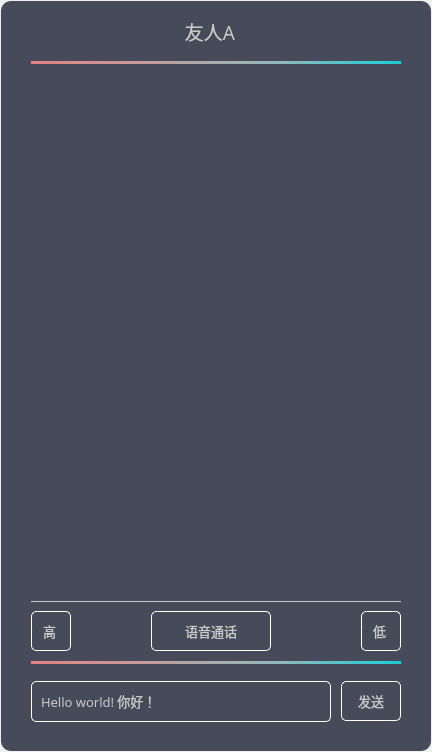
<?xml version="1.0" encoding="UTF-8"?>
<ui version="4.0">
 <class>ChatForm</class>
 <widget class="QWidget" name="ChatForm">
  <property name="geometry">
   <rect>
    <x>0</x>
    <y>0</y>
    <width>432</width>
    <height>752</height>
   </rect>
  </property>
  <property name="windowTitle">
   <string>Form</string>
  </property>
  <widget class="QWidget" name="widget" native="true">
   <property name="geometry">
    <rect>
     <x>1</x>
     <y>1</y>
     <width>430</width>
     <height>750</height>
    </rect>
   </property>
   <property name="styleSheet">
    <string notr="true">
	background-color:#474a59;
	border-radius:10px;</string>
   </property>
   <widget class="QLabel" name="friendName">
    <property name="geometry">
     <rect>
      <x>109</x>
      <y>0</y>
      <width>200</width>
      <height>60</height>
     </rect>
    </property>
    <property name="font">
     <font>
      <family>等线</family>
      <pointsize>14</pointsize>
     </font>
    </property>
    <property name="styleSheet">
     <string notr="true">color:#c9c9c9;</string>
    </property>
    <property name="text">
     <string>友人A</string>
    </property>
    <property name="alignment">
     <set>Qt::AlignCenter</set>
    </property>
   </widget>
   <widget class="QPlainTextEdit" name="inputEdit">
    <property name="geometry">
     <rect>
      <x>30</x>
      <y>680</y>
      <width>300</width>
      <height>41</height>
     </rect>
    </property>
    <property name="font">
     <font>
      <family>等线</family>
      <pointsize>10</pointsize>
     </font>
    </property>
    <property name="styleSheet">
     <string notr="true">#inputEdit
{
	border-radius: 5px;
	border:1px solid #fff;
	color:#c9c9c9;
	padding:5px
}
#inputEdit:selected
{
	background-color:#fff;
}</string>
    </property>
    <property name="plainText">
     <string>Hello world! 你好！</string>
    </property>
   </widget>
   <widget class="QPushButton" name="sendBtn">
    <property name="geometry">
     <rect>
      <x>340</x>
      <y>680</y>
      <width>60</width>
      <height>40</height>
     </rect>
    </property>
    <property name="font">
     <font>
      <family>等线</family>
      <pointsize>10</pointsize>
     </font>
    </property>
    <property name="styleSheet">
     <string notr="true">#sendBtn
{
	border-radius:5px;
	border:1px solid #fff;
	color:#c9c9c9;
    
}
#sendBtn:hover
{
	background:#fff;
	color:#000;
}</string>
    </property>
    <property name="text">
     <string>发送</string>
    </property>
   </widget>
   <widget class="QPushButton" name="closeBtn">
    <property name="enabled">
     <bool>true</bool>
    </property>
    <property name="geometry">
     <rect>
      <x>380</x>
      <y>10</y>
      <width>40</width>
      <height>40</height>
     </rect>
    </property>
    <property name="styleSheet">
     <string notr="true">#closeBtn{

            border-radius: 5px;
}
#closeBtn:hover
{
            background-color: rgba(255,255,255,.3);
}
</string>
    </property>
    <property name="text">
     <string/>
    </property>
    <property name="icon">
     <iconset resource="res.qrc">
      <normaloff>:/Asserts/icons/close.svg</normaloff>:/Asserts/icons/close.svg</iconset>
    </property>
    <property name="autoDefault">
     <bool>false</bool>
    </property>
    <property name="flat">
     <bool>true</bool>
    </property>
   </widget>
   <widget class="QPushButton" name="miniBtn">
    <property name="geometry">
     <rect>
      <x>340</x>
      <y>10</y>
      <width>40</width>
      <height>40</height>
     </rect>
    </property>
    <property name="styleSheet">
     <string notr="true">#miniBtn{

            border-radius: 5px;
}
#miniBtn:hover
{
            background-color: rgba(255,255,255,.3);
}
</string>
    </property>
    <property name="text">
     <string/>
    </property>
    <property name="icon">
     <iconset resource="res.qrc">
      <normaloff>:/Asserts/icons/minimize.svg</normaloff>:/Asserts/icons/minimize.svg</iconset>
    </property>
    <property name="flat">
     <bool>true</bool>
    </property>
   </widget>
   <widget class="QListWidget" name="listWidget">
    <property name="geometry">
     <rect>
      <x>20</x>
      <y>80</y>
      <width>390</width>
      <height>511</height>
     </rect>
    </property>
    <property name="verticalScrollBarPolicy">
     <enum>Qt::ScrollBarAlwaysOff</enum>
    </property>
    <property name="horizontalScrollBarPolicy">
     <enum>Qt::ScrollBarAlwaysOff</enum>
    </property>
   </widget>
   <widget class="QLabel" name="underLine_2">
    <property name="geometry">
     <rect>
      <x>30</x>
      <y>660</y>
      <width>370</width>
      <height>3</height>
     </rect>
    </property>
    <property name="styleSheet">
     <string notr="true">#underLine_2
{
    background-color:qlineargradient(spread:pad, x1:0, y1:0, x2:1, y2:0, stop:0  #e38283 ,stop:0.33 #c19f9e, stop:0.67 #91b8bb,stop:1 #1bced8);

}</string>
    </property>
    <property name="text">
     <string/>
    </property>
   </widget>
   <widget class="QLabel" name="underLine">
    <property name="geometry">
     <rect>
      <x>30</x>
      <y>60</y>
      <width>370</width>
      <height>3</height>
     </rect>
    </property>
    <property name="styleSheet">
     <string notr="true">#underLine
{
    background-color:qlineargradient(spread:pad, x1:0, y1:0, x2:1, y2:0, stop:0  #e38283 ,stop:0.33 #c19f9e, stop:0.67 #91b8bb,stop:1 #1bced8);

}</string>
    </property>
    <property name="text">
     <string/>
    </property>
   </widget>
   <widget class="QWidget" name="voiceChatWidget" native="true">
    <property name="geometry">
     <rect>
      <x>30</x>
      <y>600</y>
      <width>370</width>
      <height>60</height>
     </rect>
    </property>
    <property name="styleSheet">
     <string notr="true">#voiceChatWidget
{
	background-color:transparent;
	border-radius:0px;
	border-top:1px solid #c9c9c9;
}</string>
    </property>
    <widget class="QRadioButton" name="highVBtn">
     <property name="geometry">
      <rect>
       <x>0</x>
       <y>10</y>
       <width>40</width>
       <height>40</height>
      </rect>
     </property>
     <property name="font">
      <font>
       <family>等线</family>
       <pointsize>10</pointsize>
      </font>
     </property>
     <property name="styleSheet">
      <string notr="true">#highVBtn::indicator
{
	width:0;
}
#highVBtn
{
	border-radius:5px;
	color:#c9c9c9;
	padding-left:5px;
}
#highVBtn::unchecked
{
	border:1px solid #fff;
}
#highVBtn::checked
{
	border:3px solid #fff;
	background-color:#fff;
	color:#000;
}</string>
     </property>
     <property name="text">
      <string>高</string>
     </property>
    </widget>
    <widget class="QRadioButton" name="lowVBtn">
     <property name="geometry">
      <rect>
       <x>330</x>
       <y>10</y>
       <width>40</width>
       <height>40</height>
      </rect>
     </property>
     <property name="font">
      <font>
       <family>等线</family>
       <pointsize>10</pointsize>
      </font>
     </property>
     <property name="styleSheet">
      <string notr="true">#lowVBtn::indicator
{
	width:0;
}
#lowVBtn
{
	border-radius:5px;
	color:#c9c9c9;
	padding-left:5px;
}
#lowVBtn::unchecked
{
	border:1px solid #fff;
}
#lowVBtn::checked
{
	border:3px solid #fff;
	background-color:#fff;
	color:#000;
}</string>
     </property>
     <property name="text">
      <string>低</string>
     </property>
    </widget>
    <widget class="QPushButton" name="VoiceStartBtn">
     <property name="geometry">
      <rect>
       <x>120</x>
       <y>10</y>
       <width>120</width>
       <height>40</height>
      </rect>
     </property>
     <property name="font">
      <font>
       <family>等线</family>
       <pointsize>10</pointsize>
      </font>
     </property>
     <property name="styleSheet">
      <string notr="true">#VoiceStartBtn
{
	border-radius:5px;
	color:#c9c9c9;
	border:1px solid #fff;
}
#VoiceStartBtn:hover
{
	border:3px solid #fff;
	background-color:#fff;
	color:#000;
}</string>
     </property>
     <property name="text">
      <string>语音通话</string>
     </property>
    </widget>
   </widget>
  </widget>
 </widget>
 <resources>
  <include location="res.qrc"/>
 </resources>
 <connections/>
</ui>
